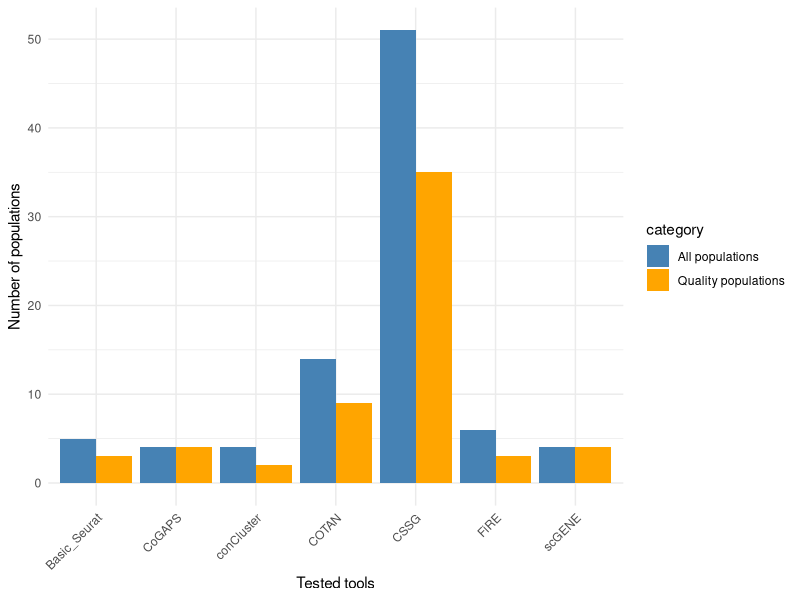
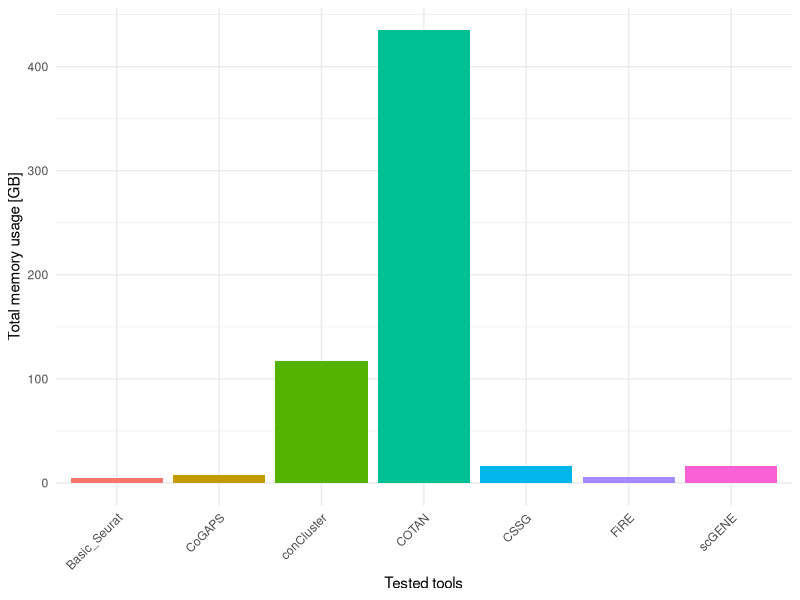
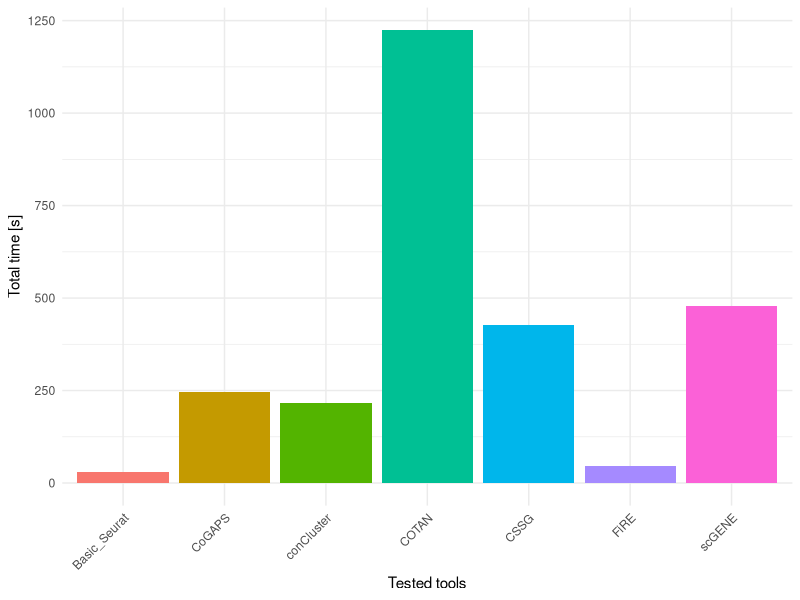

Recreate these plots in R, in order.
## ---- chunk 1
library(ggplot2)


data <- read.csv('test_stats/full.csv')


## ---- chunk 2



df_long <- reshape2::melt(data[,c("test", "All_populations", "Quality_populations")], id.vars = "test", variable.name = "category", value.name = "values")


df_long$category <- sub("_", " ", df_long$category)

# Tworzenie wykresu
populations <- ggplot(df_long, aes(x = test, y = values, fill = category)) +
                geom_bar(stat = "identity", position = "dodge") +
                labs(x = "Tested tools",
                     y = "Number of populations") +
                theme_minimal() +
                theme(axis.text.x = element_text(angle = 45, hjust = 1)) +
                scale_fill_manual(values = c("All populations" = "steelblue", "Quality populations" = "orange"))

populations

## ---- chunk 3





mem <- ggplot(data, aes(x = test, y = total.memory, fill = test)) +
        geom_bar(stat = "identity") +
        labs(x = "Tested tools", y = "Total memory usage [GB]") +
        theme_minimal() +
        theme(axis.text.x = element_text(angle = 45, hjust = 1), legend.position = "none")


mem


## ---- chunk 4


time <- ggplot(data, aes(x = test, y = time, fill = test)) +
        geom_bar(stat = "identity") +
        labs(x = "Tested tools", y = "Total time [s]") +
        theme_minimal() +
        theme(axis.text.x = element_text(angle = 45, hjust = 1), legend.position = "none")


time
 

## ---- chunk 5


report_list <- list.files(path = file.path(getwd(), 'particular_reports/'), pattern = "*benchmark", full.names = TRUE)

for (file in report_list) {
  
  cat(sprintf("- [%s](%s)\n", sub('.html', '', sub('benchmark_', '', basename(file))), file.path('particular_reports', basename(file))))
}


